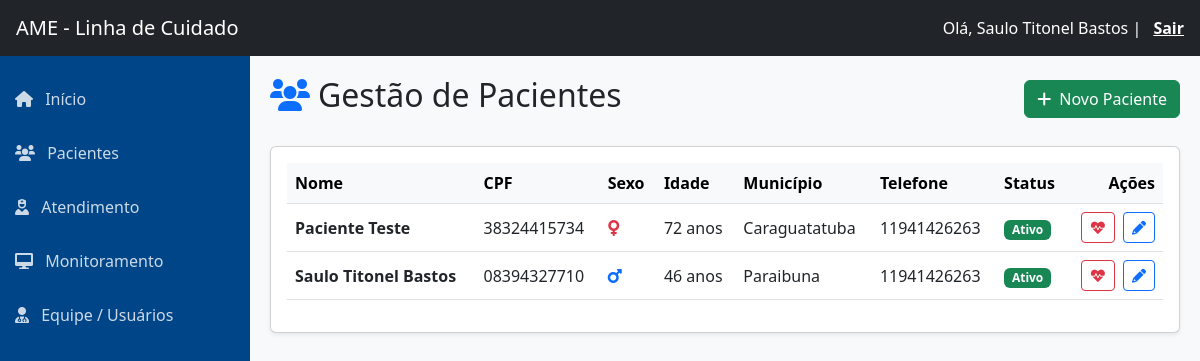
/pacientes/ (signed in), run on an earlier commit of the app's database.
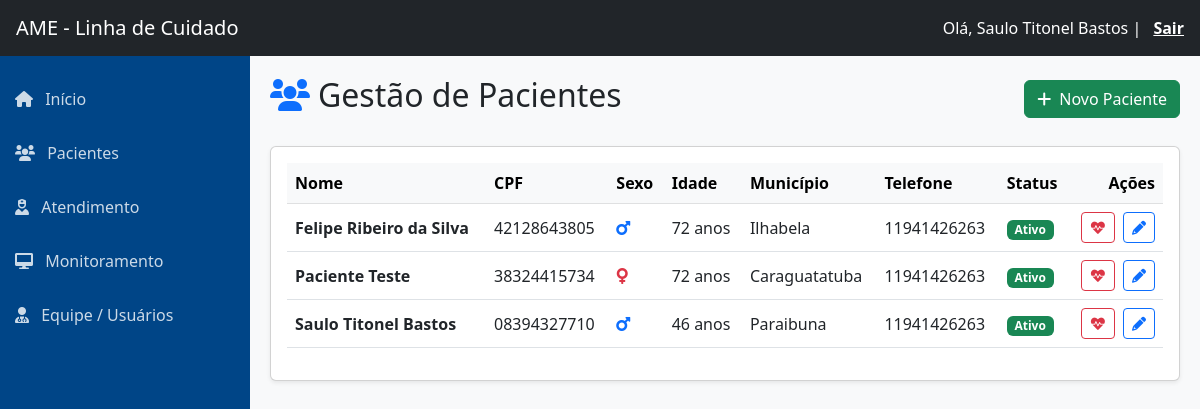
And on a later commit of the database.
### core/models.py (models this page shows, shortened)
class Usuario(AbstractUser):
    mudar_senha = models.BooleanField(default=False, verbose_name="Forçar Troca de Senha")
    email_verificado = models.BooleanField(default=False, verbose_name="Email Verificado")
    TIPO_PROFISSIONAL_CHOICES = [
        ('MED', 'Médico'),
        ('ENF', 'Enfermeiro'),
        ('NUT', 'Nutricionista'),
        ('FAR', 'Farmacêutico'),
    ]
    TIPO_REGISTRO_CHOICES = [
        ('CRM', 'CRM'),
        ('COREN', 'COREN'),
        ('CRN', 'CRN'),
        ('CRF', 'CRF'),
    ]
    tipo_profissional = models.CharField(
        max_length=3,
        choices=TIPO_PROFISSIONAL_CHOICES,
        null=True,
        blank=True,
        verbose_name="Tipo Profissional"
    )
    tipo_registro = models.CharField(
        max_length=10,
        choices=TIPO_REGISTRO_CHOICES,
        null=True,
        blank=True,
        verbose_name="Conselho (Ex: CRM)"
    )
    registro_profissional = models.CharField(
        max_length=20,
        null=True,
        blank=True,
        verbose_name="Número do Conselho"
    )
    drt = models.CharField(
        max_length=20,
        null=True,
        blank=True,
        verbose_name="DRT / Matrícula"
    )

class Paciente(models.Model):
    SEXO_CHOICES = [('M', 'Masculino'), ('F', 'Feminino')]
    ETNIA_CHOICES = [
        ('Branca', 'Branca'), ('Parda', 'Parda'),
        ('Negra', 'Negra'), ('Indígena', 'Indígena')
    ]
    nome = models.CharField(max_length=100)
    cpf = models.CharField(max_length=14, unique=True)
    sexo = models.CharField(max_length=1, choices=SEXO_CHOICES)
    etnia = models.CharField(max_length=20, choices=ETNIA_CHOICES)
    data_nascimento = models.DateField()
    data_insercao = models.DateField(default=date.today)
    data_alta = models.DateField(null=True, blank=True)
    municipio = models.CharField(max_length=100, default='Caraguatatuba')
    telefone = models.CharField(max_length=20, blank=True)
    ativo = models.BooleanField(default=True)
    siresp = models.CharField(max_length=20, null=True, blank=True, verbose_name="Número CROSS / SIRESP")
    altura_ultima = models.DecimalField(max_digits=4, decimal_places=2, null=True, blank=True)
    @property
    def idade(self):
        if not self.data_nascimento: return 0
        hoje = date.today()
        return hoje.year - self.data_nascimento.year - (
                    (hoje.month, hoje.day) < (self.data_nascimento.month, self.data_nascimento.day))

### core/views.py (the view)
# urls.py: path('pacientes/', views.gestao_pacientes, name='gestao_pacientes'),
@login_required
def gestao_pacientes(request):
    pacientes = Paciente.objects.all().order_by('nome')
    return render(request, 'pacientes.html', {'pacientes': pacientes})

### core/templates/pacientes.html (shortened to what this page needs)
{% extends 'base.html' %}
{% load static %}
{% block content %}
<div class="d-flex justify-content-between align-items-center mb-4">
    <h2><i class="fas fa-users text-primary me-2"></i>Gestão de Pacientes</h2>
    <button class="btn btn-success" onclick="abrirModalNovo()">
        <i class="fas fa-plus me-2"></i>Novo Paciente
    </button>
</div>
<div class="card shadow-sm">
    <div class="card-body">
        <div class="table-responsive">
            <table class="table table-hover align-middle">
                <thead class="table-light">
                    <tr>
                        <th>Nome</th>
                        <th>CPF</th>
                        <th>Sexo</th>
                        <th>Idade</th>
                        <th>Município</th>
                        <th>Telefone</th>
                        <th>Status</th>
                        <th class="text-end">Ações</th>
                    </tr>
                </thead>
                <tbody>
                    {% for p in pacientes %}
                    <tr>
                        <td class="fw-bold">{{ p.nome }}</td>
                        <td>{{ p.cpf }}</td>
                        <td>
                            {% if p.sexo == 'M' %}
                                <i class="fas fa-mars text-primary" title="Masculino"></i>
                            {% elif p.sexo == 'F' %}
                                <i class="fas fa-venus text-danger" title="Feminino"></i>
                            {% else %}
                                -
                            {% endif %}
                        </td>
                        <td>{{ p.idade }} anos</td>
                        <td>{{ p.municipio }}</td>
                        <td>{{ p.telefone }}</td>
                        <td>
                            {% if p.ativo %}
                                <span class="badge bg-success">Ativo</span>
                            {% else %}
                                <span class="badge bg-secondary">Inativo</span>
                            {% endif %}
                        </td>
                        <td class="text-end">
                            <a href="{% url 'atendimento_hub' %}?id={{ p.id }}" class="btn btn-sm btn-outline-danger me-1" title="Registrar PA">
                                <i class="fas fa-heartbeat"></i>
                            </a>
                            <button class="btn btn-sm btn-outline-primary" onclick="editarPaciente({{ p.id }})" title="Editar Cadastro">
                                <i class="fas fa-pencil-alt"></i>
                            </button>
                        </td>
                    </tr>
                    {% empty %}
                    <tr>
                        <td colspan="8" class="text-center text-muted py-4">Nenhum paciente cadastrado.</td>
                    </tr>
                    {% endfor %}
                </tbody>
            </table>
        </div>
    </div>
</div>
{% endblock %}

### core/templates/base.html (shortened to what this page needs)
{% load static %}
<!DOCTYPE html>
<html lang="pt-br">
<head>
    <link href="https://cdn.jsdelivr.net/npm/bootstrap@5.3.0/dist/css/bootstrap.min.css" rel="stylesheet">
    <link href="https://cdnjs.cloudflare.com/ajax/libs/font-awesome/6.0.0/css/all.min.css" rel="stylesheet">
</head>
<body>
    <nav class="navbar navbar-dark bg-dark px-3">
        <a class="navbar-brand" href="#">AME - Linha de Cuidado</a>
        <div class="text-white">
            Olá, {{ user.get_full_name|default:user.username }} |
            <a href="{% url 'logout' %}" class="text-white fw-bold ms-2" style="text-decoration: underline;">Sair</a>
        </div>
    </nav>
    <div class="wrapper">
        <nav class="sidebar">
            <ul class="list-unstyled mt-3">
                <li>
                    <a href="{% url 'index' %}">
                        <i class="fas fa-home me-2"></i> Início
                    </a>
                </li>
                <li>
                    <a href="{% url 'gestao_pacientes' %}">
                        <i class="fas fa-users me-2"></i> Pacientes
                    </a>
                </li>
                <li>
                    <a href="{% url 'atendimento_hub' %}">
                        <i class="fas fa-user-nurse me-2"></i> Atendimento
                    </a>
                </li>
                <li>
                    <a href="{% url 'monitoramento_busca' %}">
                        <i class="fas fa-desktop me-2"></i> Monitoramento
                    </a>
                </li>
                <li>
                    <a href="{% url 'gestao_usuarios' %}">
                        <i class="fas fa-user-md me-2"></i> Equipe / Usuários
                    </a>
                </li>
            </ul>
        </nav>
        <main class="content">
            {% block content %}
            {% endblock %}
        </main>
    </div>
</body>
</html>

### core/templates/base.html (style rules this page uses)
body { min-height: 100vh; display: flex; flex-direction: column; }
.wrapper { display: flex; flex: 1; }
.sidebar { min-width: 250px; background-color: #004587; color: white; min-height: 100vh; }
.sidebar a { color: rgba(255,255,255,0.8); text-decoration: none; padding: 15px; display: block; }
.content { flex: 1; padding: 20px; background-color: #f8f9fa; }

What changed in the data, as far as the page shows it:
added Paciente: nome "Felipe Ribeiro da Silva", cpf "42128643805", sexo "M" (drawn), idade "72", municipio "Ilhabela", telefone "11941426263", ativo "Ativo"
